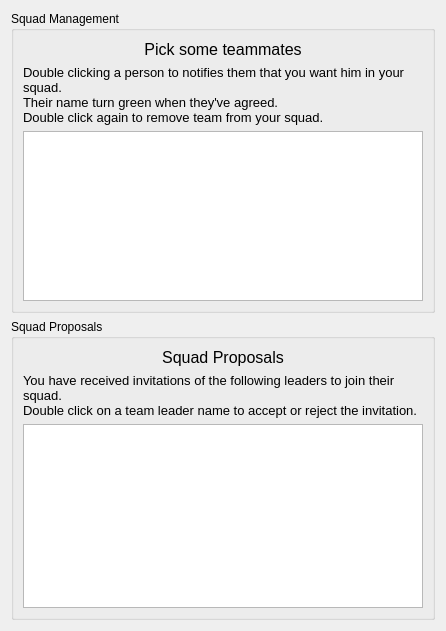
<?xml version="1.0" encoding="UTF-8"?>
<ui version="4.0">
 <class>TeamLadderDialog</class>
 <widget class="QDialog" name="TeamLadderDialog">
  <property name="geometry">
   <rect>
    <x>0</x>
    <y>0</y>
    <width>446</width>
    <height>631</height>
   </rect>
  </property>
  <property name="windowTitle">
   <string>Make a squad!</string>
  </property>
  <layout class="QGridLayout" name="gridLayout_3">
   <item row="0" column="0">
    <widget class="QGroupBox" name="groupBox_2">
     <property name="title">
      <string>Squad Management</string>
     </property>
     <property name="flat">
      <bool>true</bool>
     </property>
     <layout class="QGridLayout" name="gridLayout">
      <item row="0" column="0">
       <widget class="QLabel" name="labelTeammate">
        <property name="font">
         <font>
          <family>Segoe UI</family>
          <pointsize>12</pointsize>
         </font>
        </property>
        <property name="text">
         <string>Pick some teammates</string>
        </property>
        <property name="alignment">
         <set>Qt::AlignHCenter|Qt::AlignTop</set>
        </property>
       </widget>
      </item>
      <item row="1" column="0">
       <widget class="QLabel" name="label_2">
        <property name="font">
         <font>
          <family>Segoe UI</family>
          <pointsize>10</pointsize>
         </font>
        </property>
        <property name="text">
         <string>&lt;!DOCTYPE HTML PUBLIC &quot;-//W3C//DTD HTML 4.0//EN&quot; &quot;http://www.w3.org/TR/REC-html40/strict.dtd&quot;&gt;
&lt;html&gt;&lt;head&gt;&lt;meta name=&quot;qrichtext&quot; content=&quot;1&quot; /&gt;&lt;style type=&quot;text/css&quot;&gt;
p, li { white-space: pre-wrap; }
&lt;/style&gt;&lt;/head&gt;&lt;body style=&quot; font-family:'Segoe UI'; font-size:10pt; font-weight:400; font-style:normal;&quot;&gt;
&lt;p style=&quot; margin-top:0px; margin-bottom:0px; margin-left:0px; margin-right:0px; -qt-block-indent:0; text-indent:0px;&quot;&gt;Double clicking a person to notifies them that you want him in your squad. &lt;/p&gt;
&lt;p style=&quot; margin-top:0px; margin-bottom:0px; margin-left:0px; margin-right:0px; -qt-block-indent:0; text-indent:0px;&quot;&gt;Their name turn green when they've agreed.&lt;/p&gt;
&lt;p style=&quot; margin-top:0px; margin-bottom:0px; margin-left:0px; margin-right:0px; -qt-block-indent:0; text-indent:0px;&quot;&gt;Double click again to remove team from your squad.&lt;/p&gt;&lt;/body&gt;&lt;/html&gt;</string>
        </property>
        <property name="alignment">
         <set>Qt::AlignLeading|Qt::AlignLeft|Qt::AlignVCenter</set>
        </property>
        <property name="wordWrap">
         <bool>true</bool>
        </property>
       </widget>
      </item>
      <item row="2" column="0">
       <widget class="QListWidget" name="playerList">
        <property name="minimumSize">
         <size>
          <width>350</width>
          <height>100</height>
         </size>
        </property>
        <property name="maximumSize">
         <size>
          <width>450</width>
          <height>300</height>
         </size>
        </property>
        <property name="focusPolicy">
         <enum>Qt::NoFocus</enum>
        </property>
        <property name="autoScroll">
         <bool>false</bool>
        </property>
        <property name="autoScrollMargin">
         <number>16</number>
        </property>
        <property name="editTriggers">
         <set>QAbstractItemView::NoEditTriggers</set>
        </property>
        <property name="tabKeyNavigation">
         <bool>true</bool>
        </property>
        <property name="showDropIndicator" stdset="0">
         <bool>true</bool>
        </property>
        <property name="dragDropOverwriteMode">
         <bool>true</bool>
        </property>
        <property name="dragDropMode">
         <enum>QAbstractItemView::NoDragDrop</enum>
        </property>
        <property name="selectionMode">
         <enum>QAbstractItemView::NoSelection</enum>
        </property>
        <property name="iconSize">
         <size>
          <width>32</width>
          <height>32</height>
         </size>
        </property>
        <property name="verticalScrollMode">
         <enum>QAbstractItemView::ScrollPerPixel</enum>
        </property>
        <property name="movement">
         <enum>QListView::Snap</enum>
        </property>
        <property name="sortingEnabled">
         <bool>true</bool>
        </property>
       </widget>
      </item>
     </layout>
    </widget>
   </item>
   <item row="1" column="0">
    <widget class="QGroupBox" name="proposalBox">
     <property name="title">
      <string>Squad Proposals</string>
     </property>
     <property name="flat">
      <bool>true</bool>
     </property>
     <layout class="QGridLayout" name="gridLayout_2">
      <item row="1" column="0">
       <widget class="QLabel" name="label_3">
        <property name="font">
         <font>
          <family>Segoe UI</family>
          <pointsize>10</pointsize>
         </font>
        </property>
        <property name="text">
         <string>&lt;!DOCTYPE HTML PUBLIC &quot;-//W3C//DTD HTML 4.0//EN&quot; &quot;http://www.w3.org/TR/REC-html40/strict.dtd&quot;&gt;
&lt;html&gt;&lt;head&gt;&lt;meta name=&quot;qrichtext&quot; content=&quot;1&quot; /&gt;&lt;style type=&quot;text/css&quot;&gt;
p, li { white-space: pre-wrap; }
&lt;/style&gt;&lt;/head&gt;&lt;body style=&quot; font-family:'Segoe UI'; font-size:10pt; font-weight:400; font-style:normal;&quot;&gt;
&lt;p style=&quot; margin-top:0px; margin-bottom:0px; margin-left:0px; margin-right:0px; -qt-block-indent:0; text-indent:0px;&quot;&gt;You have received invitations of the following leaders to join their squad.&lt;/p&gt;
&lt;p style=&quot; margin-top:0px; margin-bottom:0px; margin-left:0px; margin-right:0px; -qt-block-indent:0; text-indent:0px;&quot;&gt;Double click on a team leader name to accept or reject the invitation.&lt;/p&gt;&lt;/body&gt;&lt;/html&gt;</string>
        </property>
        <property name="alignment">
         <set>Qt::AlignLeading|Qt::AlignLeft|Qt::AlignVCenter</set>
        </property>
        <property name="wordWrap">
         <bool>true</bool>
        </property>
       </widget>
      </item>
      <item row="2" column="0">
       <widget class="QListWidget" name="proposalsList">
        <property name="minimumSize">
         <size>
          <width>350</width>
          <height>100</height>
         </size>
        </property>
        <property name="maximumSize">
         <size>
          <width>450</width>
          <height>300</height>
         </size>
        </property>
        <property name="mouseTracking">
         <bool>false</bool>
        </property>
        <property name="focusPolicy">
         <enum>Qt::NoFocus</enum>
        </property>
        <property name="autoScroll">
         <bool>false</bool>
        </property>
        <property name="autoScrollMargin">
         <number>16</number>
        </property>
        <property name="editTriggers">
         <set>QAbstractItemView::NoEditTriggers</set>
        </property>
        <property name="tabKeyNavigation">
         <bool>true</bool>
        </property>
        <property name="showDropIndicator" stdset="0">
         <bool>true</bool>
        </property>
        <property name="dragDropOverwriteMode">
         <bool>true</bool>
        </property>
        <property name="dragDropMode">
         <enum>QAbstractItemView::NoDragDrop</enum>
        </property>
        <property name="selectionMode">
         <enum>QAbstractItemView::NoSelection</enum>
        </property>
        <property name="iconSize">
         <size>
          <width>32</width>
          <height>32</height>
         </size>
        </property>
        <property name="verticalScrollMode">
         <enum>QAbstractItemView::ScrollPerPixel</enum>
        </property>
        <property name="movement">
         <enum>QListView::Snap</enum>
        </property>
        <property name="sortingEnabled">
         <bool>true</bool>
        </property>
       </widget>
      </item>
      <item row="0" column="0">
       <widget class="QLabel" name="labelTeammate_2">
        <property name="font">
         <font>
          <family>Segoe UI</family>
          <pointsize>12</pointsize>
         </font>
        </property>
        <property name="text">
         <string>Squad Proposals</string>
        </property>
        <property name="alignment">
         <set>Qt::AlignHCenter|Qt::AlignTop</set>
        </property>
       </widget>
      </item>
     </layout>
    </widget>
   </item>
  </layout>
 </widget>
 <resources/>
 <connections/>
</ui>
